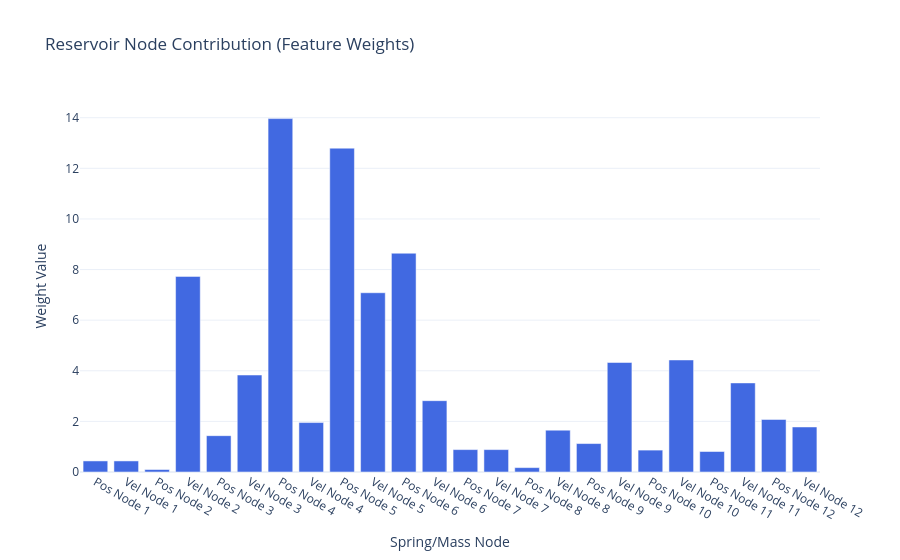
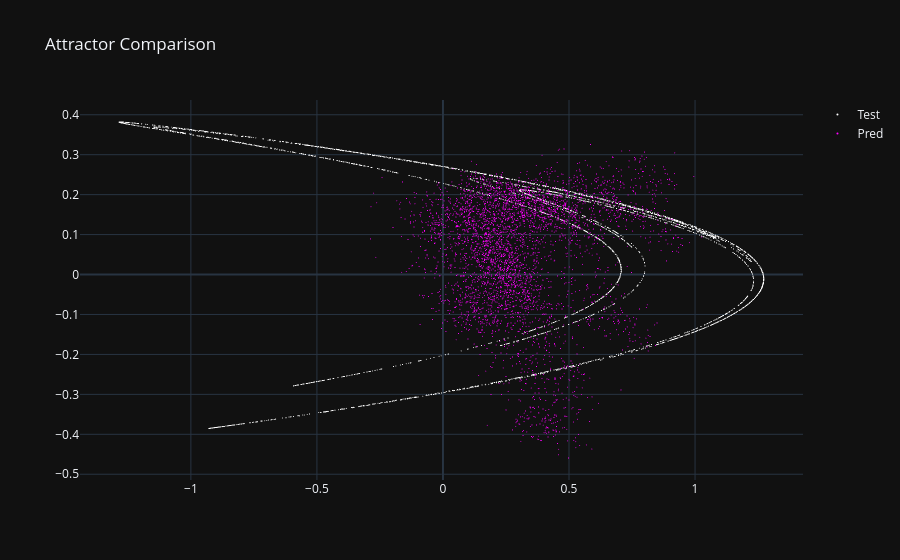
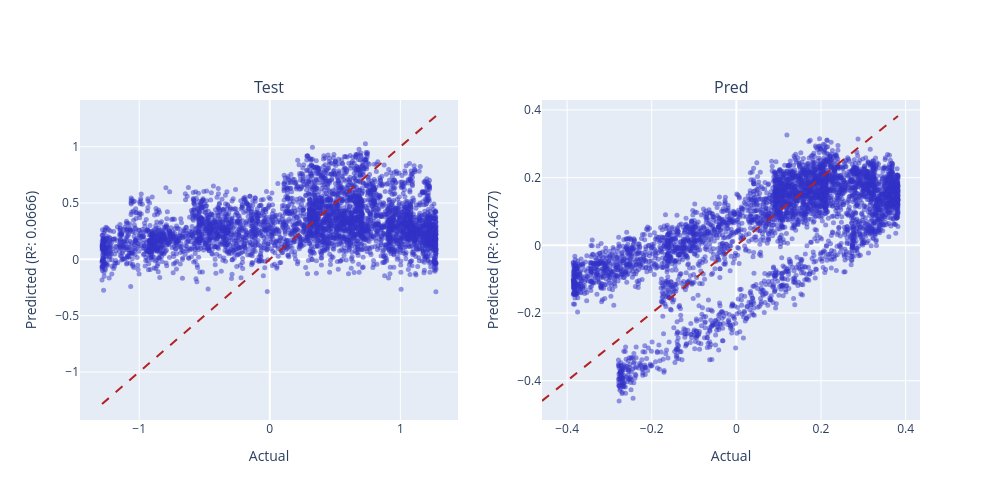

Notebook code for these charts, in order:
### Code cell
weight_plot(np.linalg.norm(model.coef_, axis=0)).show()
henon_plot([Y_test, Y_pred]).show()
r_2_plots_grid(Y_test, Y_pred, ["Test", "Pred"]).show()
spring_animation(
    displacement,
    nodes_pos,
    connections_list,
    10,
    highlighted_nodes=target_nodes,
    external=True,
).show()

### Figure 1 — Plotly figure (JSON) as saved in the notebook; plotly's stock layout.template omitted (floating-point values rounded to 4 significant figures)
{"data": [{"marker": {"color": ["royalblue", "royalblue", "royalblue", "royalblue", "royalblue", "royalblue", "royalblue", "royalblue", "royalblue", "royalblue", "royalblue", "royalblue", "royalblue", "royalblue", "royalblue", "royalblue", "royalblue", "royalblue", "royalblue", "royalblue", "royalblue", "royalblue", "royalblue", "royalblue"]}, "type": "bar", "x": ["Pos Node 1", "Vel Node 1", "Pos Node 2", "Vel Node 2", "Pos Node 3", "Vel Node 3", "Pos Node 4", "Vel Node 4", "Pos Node 5", "Vel Node 5", "Pos Node 6", "Vel Node 6", "Pos Node 7", "Vel Node 7", "Pos Node 8", "Vel Node 8", "Pos Node 9", "Vel Node 9", "Pos Node 10", "Vel Node 10", "Pos Node 11", "Vel Node 11", "Pos Node 12", "Vel Node 12"], "y": [0.4374, 0.4374, 0.0983, 7.73, 1.436, 3.832, 13.97, 1.954, 12.8, 7.084, 8.645, 2.818, 0.8852, 0.8852, 0.1733, 1.654, 1.124, 4.328, 0.8655, 4.428, 0.8102, 3.521, 2.077, 1.78]}], "layout": {"title": {"text": "Reservoir Node Contribution (Feature Weights)"}, "xaxis": {"title": {"text": "Spring/Mass Node"}}, "yaxis": {"title": {"text": "Weight Value"}}}}

### Figure 2 — Plotly figure (JSON) as saved in the notebook; plotly's stock layout.template omitted (floating-point values rounded to 4 significant figures; data arrays with more than 128 entries replaced by an {"elided": "..."} marker saying what was removed)
{"data": [{"marker": {"color": "white", "size": 1}, "mode": "markers", "name": "Test", "type": "scattergl", "x": {"elided": "4000 float values"}, "y": {"elided": "4000 float values"}}, {"marker": {"color": "magenta", "size": 1}, "mode": "markers", "name": "Pred", "type": "scattergl", "x": {"elided": "4000 float values"}, "y": {"elided": "4000 float values"}}], "layout": {"title": {"text": "Attractor Comparison"}}}

### Figure 3 — Plotly figure (JSON) as saved in the notebook; plotly's stock layout.template omitted (floating-point values rounded to 4 significant figures; data arrays with more than 128 entries replaced by an {"elided": "..."} marker saying what was removed)
{"data": [{"marker": {"color": "rgba(50, 50, 200, 0.5)", "size": 5}, "mode": "markers", "name": "Data", "type": "scatter", "x": {"elided": "4000 float values"}, "xaxis": "x", "y": {"elided": "4000 float values"}, "yaxis": "y"}, {"line": {"color": "firebrick", "dash": "dash"}, "mode": "lines", "name": "Ideal", "type": "scatter", "x": [-1.285, 1.273], "xaxis": "x", "y": [-1.285, 1.273], "yaxis": "y"}, {"marker": {"color": "rgba(50, 50, 200, 0.5)", "size": 5}, "mode": "markers", "name": "Data", "type": "scatter", "x": {"elided": "4000 float values"}, "xaxis": "x2", "y": {"elided": "4000 float values"}, "yaxis": "y2"}, {"line": {"color": "firebrick", "dash": "dash"}, "mode": "lines", "name": "Ideal", "type": "scatter", "x": [-0.4593, 0.3819], "xaxis": "x2", "y": [-0.4593, 0.3819], "yaxis": "y2"}], "layout": {"annotations": [{"font": {"size": 16}, "showarrow": false, "text": "Test", "x": 0.225, "xanchor": "center", "xref": "paper", "y": 1, "yanchor": "bottom", "yref": "paper"}, {"font": {"size": 16}, "showarrow": false, "text": "Pred", "x": 0.775, "xanchor": "center", "xref": "paper", "y": 1, "yanchor": "bottom", "yref": "paper"}], "height": 500, "showlegend": false, "width": 1000, "xaxis": {"anchor": "y", "domain": [0, 0.45], "title": {"text": "Actual"}}, "xaxis2": {"anchor": "y2", "domain": [0.55, 1], "title": {"text": "Actual"}}, "yaxis": {"anchor": "x", "domain": [0, 1], "title": {"text": "Predicted (R²: 0.0666)"}}, "yaxis2": {"anchor": "x2", "domain": [0, 1], "title": {"text": "Predicted (R²: 0.4677)"}}}}
